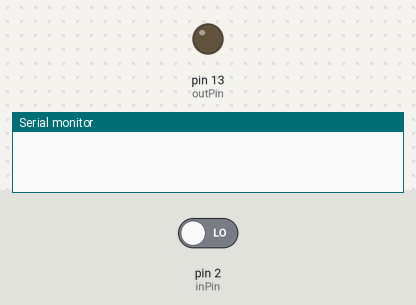
The sketch below on a simulated Arduino Uno, built with avr-gcc and run on an emulated ATmega328P. Shown: output pins drawn as LEDs (lit = HIGH), the last lines printed to the serial monitor. Inputs (shaded band) come from the test bench; at power-on: pin 2 (inPin) LOW.

Above: at 1.2 s.
1.3 s: pin 2 (inPin) driven HIGH
At 2.1 s:
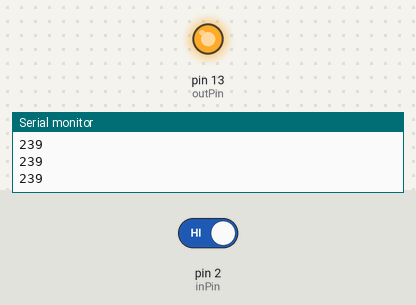
2.8 s: pin 2 (inPin) driven LOW
At 3.4 s:
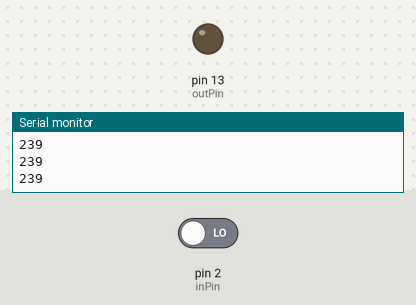
Timing chart, 0 to 5.8 s (numbered marks = the images above; inputs shaded):
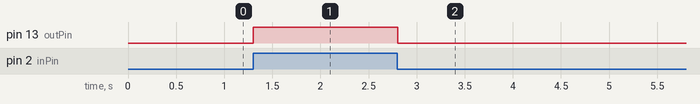

The sketch:

insta-pulse.ino
```cpp
/**
 * insta-pulse.ino
 * a basic "hello world" sketch that demonstrates reading the 5v TTL pulse,
 * triggering an LED & calculating beats-per-minute (BPM) using the inter-beat interval (IBI)
 * */

int inPin = 2; // insta-pulse input pin
int outPin = 13; // LED

int bpm = 0; // beats per minute
float ibi = 0.0; // inter-beat interval
unsigned long time = 0; // inter-beat interval counter

int sensorVal = LOW; // sensor value, HIGH or LOW

void setup() {
  //start serial connection, go fast
  Serial.begin(115200);

  pinMode(inPin, INPUT); // insta-pulse input pin
  pinMode(outPin, OUTPUT); // LED pin

  // BEGIN TIMER SETUP
  cli();//stop interrupts

  //set timer1 interrupt at 1kHz
  TCCR1A = 0;// set entire TCCR1A register to 0
  TCCR1B = 0;// same for TCCR1B
  TCNT1  = 0;// initialize counter value to 0;
  // set timer count for 1khz increments
  OCR1A = 1999;// = (16*10^6) / (1000*8) - 1
  // turn on CTC mode
  TCCR1B |= (1 << WGM12);
  // Set CS11 bit for 8 prescaler
  TCCR1B |= (1 << CS11);
  // enable timer compare interrupt
  TIMSK1 |= (1 << OCIE1A);

  sei();// allow interrupts
  // END TIMER SETUP

}


ISR(TIMER1_COMPA_vect) { // Interrupt at freq of 1kHz to measure insta-pulse
  cli(); // stop interrupts

  time++; // increment by 1kz = .001 second

  if(time > 250){ // debounce: 250 = a heart rate of about 240 bpm

    sensorVal = digitalRead(inPin); // read the insta-pulse

    if (sensorVal) { // if pulse detected

      ibi = float(time)/1000.0; // calculate inter-beat interval in seconds
      bpm = int(60.0/ibi); // calculate beats per minute

      Serial.println(bpm); // print out bpm
      digitalWrite(outPin,HIGH);  // blink the LED

      time = 0; // reset the ibi counter

    } else {
      digitalWrite(outPin,LOW); // kill the LED
    }
  }

  sei(); // allow interrupts
}

void loop() {
    // do other stuff here, control lights, sound, whatever...
}
```

Measured:
- after the input at 1.3 s, pin 13 (outPin): LOW → HIGH at once
- after the input at 2.8 s, pin 13 (outPin): HIGH → LOW at once
